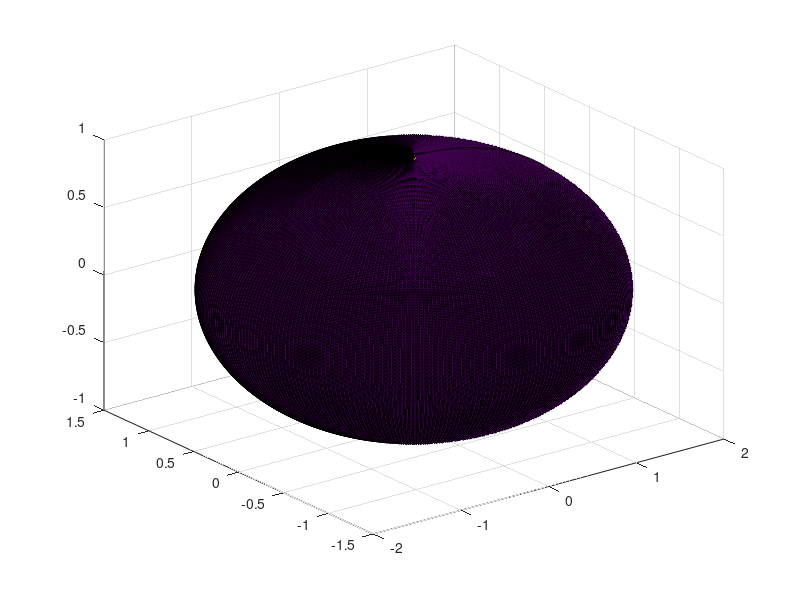

Recreate this plot in MATLAB. (Note: this script raises an error after producing the figure.)

% polhode drawings
%% Renaissance Repository, https://github.com/tbewley/RR/tree/main/Renaissance_Robotics/RR_chap06
%% Copyright 2024 by Thomas Bewley, published under BSD 3-Clause License.

M=1; nframes=4
for body=1:3;
  switch body
    case {1}, I1=4; I2=3; I3=2;           type='Asymmetric Top', eps=.01, ax =[-2 2 -1.5 1.5 -1 1];
    case {2}, m=13.37; h=2.05; r=0.165/2; type='Explorer 1',     eps=.56
              I1=m*(3*r^2+h^2)/12, I2=I1, I3=m*r^2/2;            ax =[-50 50 -50 50 -1 1];
    case {3}, I1=4; I2=2; I3=2;           type='Frisbee',        eps=.01
  end
  T_initial=(1-eps)*M^2/(2*I3), T_final=(1+eps)*M^2/(2*I1)
  T=logspace(log10(T_initial),log10(T_final),nframes)
  for k=1:nframes
  clf; T1=2*I1*T(k); T2=2*I2*T(k); T3=2*I3*T(k);
  [x,y,z]=ellipsoid(0,0,0,T1,T2,T3,300); surf(x,y,z,0*x+1); hold on;
  [x,y,z]=sphere(300); surf(x,y,z,0*x+3); alpha(1); shading FLAT; axis equal;
  if body==1, axis(ax), end
  % title(sprintf('%s,  T=%5.3f',type,T(k)));
  % print('-depsc',sprintf('Conservation%d%d.eps',body,k))
  pause(1)
  end
  pause
end
